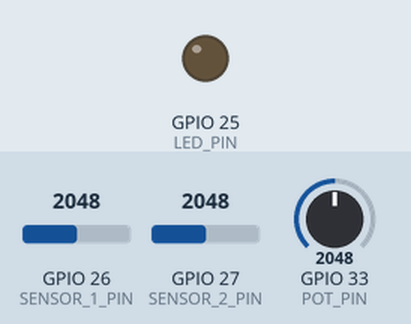
Recording of a sketch running on a simulated ESP32. Parts: output pins drawn as LEDs (lit = HIGH). The test bench sets the inputs (shaded band); at power-on: GPIO 27 (SENSOR_2_PIN) = 2048, GPIO 33 (POT_PIN) = 2048, GPIO 26 (SENSOR_1_PIN) = 2048. What the sketch prints to the serial monitor is not drawn.

Above: at 1.2 s.
1.3 s: GPIO 27 (SENSOR_2_PIN) set to 2165
At 5.7 s:
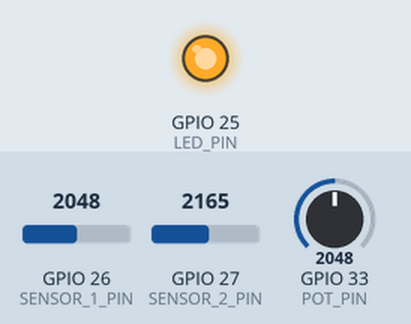
11.5 s: GPIO 33 (POT_PIN) set to 2139
16.5 s: GPIO 33 (POT_PIN) set to 2264
At 20.9 s:
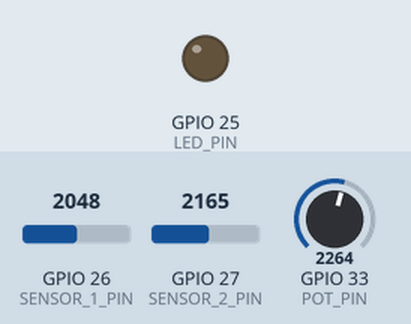
Timing chart, 0 to 22.4 s (numbered marks = the images above; inputs shaded):
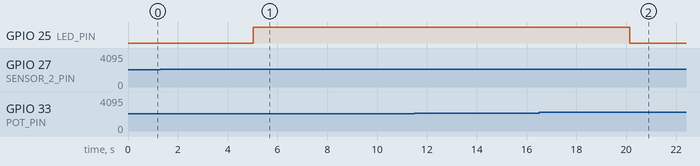

The sketch:

light_sensor.ino
```cpp
#define POT_PIN 33
#define SENSOR_1_PIN 26 // light up with led
#define SENSOR_2_PIN 27 // external
#define LED_PIN 25

int response;
int inputVal = 0;
int extLightVal = 0;
int intLightVal = 0;
int oldInputVal = 0;
byte wholePacket[6] = {0x00};
byte inputPacket[2] = {0x00};
unsigned long innerTime;
unsigned long prevTime = 0;

bool delayTimer(int duration){
  if (prevTime == 0) {
    prevTime = millis();
    return true;
  }
  if((millis() - prevTime) > duration*1000 ) {
    prevTime = millis();
    return true;
  }
  return false;
}

void sendWholePacket(){
  wholePacket[0] = highByte(extLightVal);
  wholePacket[1] = lowByte(extLightVal);
  wholePacket[2] = highByte(intLightVal);
  wholePacket[3] = lowByte(intLightVal);
  wholePacket[4] = highByte(inputVal);
  wholePacket[5] = lowByte(inputVal);
  Serial.write(wholePacket, 6);
}
  void sendInputPacket(){
  inputPacket[0] = highByte(inputVal);
  inputPacket[1] = lowByte(inputVal);
  Serial.write(inputPacket, 2);
}
void setup()
{
  Serial.begin(9600);
  pinMode(LED_PIN, OUTPUT);
  pinMode(SENSOR_1_PIN, INPUT);
  pinMode(SENSOR_2_PIN, INPUT);
  pinMode(POT_PIN, INPUT);
  inputVal = analogRead(POT_PIN) /100*25;
}

void loop()
{
  if(Serial.available()){
      response = Serial.read();
      if (response == 0xA1){
        digitalWrite(LED_PIN, HIGH);
        }

      if (response == 0xB1){
        digitalWrite(LED_PIN, LOW);
        }
    }
  if (delayTimer(5)){
    extLightVal = analogRead(SENSOR_2_PIN)/100*25;
    intLightVal = analogRead(SENSOR_1_PIN)/100*25;
    if (inputVal < extLightVal - 5) digitalWrite(LED_PIN, HIGH); // add send data
    if (inputVal > extLightVal + 5) digitalWrite(LED_PIN, LOW);
    sendWholePacket();
    return;
  }else
  {
  oldInputVal = inputVal;
  inputVal = analogRead(POT_PIN) /100*25;
  if(inputVal != oldInputVal) {
    oldInputVal = inputVal;
    delay(10);
    inputVal = analogRead(POT_PIN) /100*25;
    sendInputPacket();
  }
  }
  delay(50);
}
```

Measured:
- the behaviour switches between 2099 and 2100 on GPIO 27 (SENSOR_2_PIN) (found by bisection; images 0 and 1)
- the behaviour switches between 2199 and 2200 on GPIO 33 (POT_PIN) (found by bisection; images 1 and 2)
- after the input at 1.3 s, GPIO 25 (LED_PIN): LOW → HIGH after 3.7 s
- after the input at 11.5 s, every drawn part: stays the same
- after the input at 16.5 s, GPIO 25 (LED_PIN): HIGH → LOW after 3.6 s
